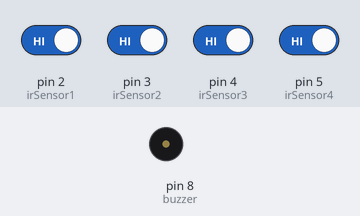
A sketch run on a simulated Arduino Uno, built with avr-gcc and run on an emulated ATmega328P. Parts: buzzer (waves = sounding, pin HIGH). The test bench sets the inputs (shaded band); at power-on: pin 2 (irSensor1), pin 3 (irSensor2), pin 4 (irSensor3), pin 5 (irSensor4) HIGH.

Above: at 1.2 s.
1.3 s: pin 2 (irSensor1) driven LOW
At 2.4 s:
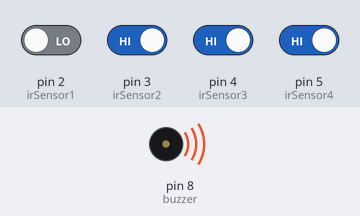
2.8 s: pin 2 (irSensor1) driven HIGH
At 3.5 s:
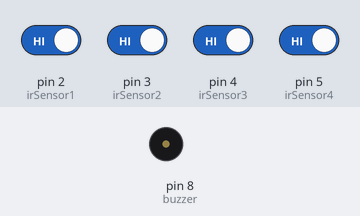
4.3 s: pin 3 (irSensor2) driven LOW
At 4.7 s:
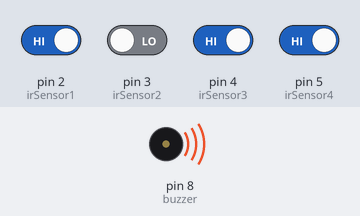
Timing chart, 0 to 7.3 s (numbered marks = the images above; inputs shaded):
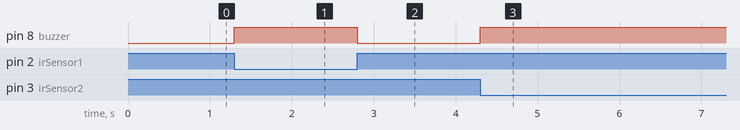

The sketch:

hardware_mar8a.ino
```cpp
const int irSensor1 = 2;
const int irSensor2 = 3;
const int irSensor3 = 4;
const int irSensor4 = 5;
const int buzzer = 8;

void setup() {
    pinMode(irSensor1, INPUT);
    pinMode(irSensor2, INPUT);
    pinMode(irSensor3, INPUT);
    pinMode(irSensor4, INPUT);
    pinMode(buzzer, OUTPUT);
}

void loop() {
    // قراءة القيم من المستشعرات
    int sensor1 = digitalRead(irSensor1);
    int sensor2 = digitalRead(irSensor2);
    int sensor3 = digitalRead(irSensor3);
    int sensor4 = digitalRead(irSensor4);

    // إذا اكتشف أي مستشعر شيئًا أمامه، يعمل البازر
    if (sensor1 == LOW || sensor2 == LOW || sensor3 == LOW || sensor4 == LOW) {
        digitalWrite(buzzer, HIGH);
    } else {
        digitalWrite(buzzer, LOW);
    }
}
```

Measured:
- after the input at 1.3 s, pin 8 (buzzer): LOW → HIGH at once
- after the input at 2.8 s, pin 8 (buzzer): HIGH → LOW at once
- after the input at 4.3 s, pin 8 (buzzer): LOW → HIGH at once
